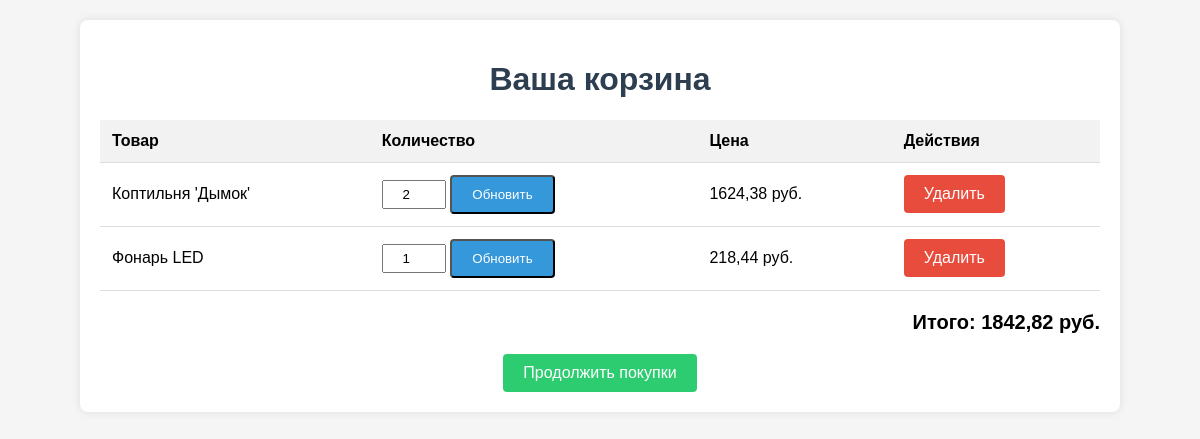
Page /picnic_shop/cart/ (signed in) on the committed database.
### picnic_shop/models.py (models this page shows, shortened)
class CartItem(models.Model):
    cart = models.ForeignKey(
        Cart,
        on_delete=models.CASCADE,
        related_name="cart_items",
        verbose_name="Корзина"
    )
    product = models.ForeignKey(
        Product,
        on_delete=models.CASCADE,
        verbose_name="Товар"
    )
    quantity = models.PositiveIntegerField(
        default=1,
        verbose_name="Количество"
    )
    def item_price(self):
        return self.product.price * self.quantity
    class Meta:
        verbose_name = "Элемент корзины"
        verbose_name_plural = "Элементы корзины"

class Product(models.Model):
    name = models.CharField(max_length=200, verbose_name="Название")
    description = models.TextField(verbose_name="Описание")
    image = models.ImageField(upload_to="products/", verbose_name="Фото товара")
    price = models.DecimalField(
        max_digits=10,
        decimal_places=2,
        validators=[MinValueValidator(0)],
        verbose_name="Цена"
    )
    stock = models.IntegerField(
        validators=[MinValueValidator(0)],
        verbose_name="Количество на складе"
    )
    category = models.ForeignKey(
        Category,
        on_delete=models.CASCADE,
        verbose_name="Категория"
    )
    manufacturer = models.ForeignKey(
        Manufacturer,
        on_delete=models.CASCADE,
        verbose_name="Производитель"
    )
    class Meta:
        verbose_name = "Товар"
        verbose_name_plural = "Товары"

### picnic_shop/views.py (the view)
# urls.py: path('cart/', views.cart_view, name='cart_view'),
@login_required
def cart_view(request):
    cart = get_object_or_404(Cart, user=request.user)
    cart_items = cart.cart_items.all()
    total_price = sum(item.item_price() for item in cart_items)
    return render(request, 'shop/cart.html', {
        'cart_items': cart_items,
        'total_price': total_price,
    })

### picnic_shop/templates/shop/cart.html (shortened to what this page needs)
<!DOCTYPE html>
<html>
<head>
</head>
<body>
    <div class="container">
        <h1>Ваша корзина</h1>
        {% if cart_items %}
            <table>
                <thead>
                    <tr>
                        <th>Товар</th>
                        <th>Количество</th>
                        <th>Цена</th>
                        <th>Действия</th>
                    </tr>
                </thead>
                <tbody>
                    {% for item in cart_items %}
                        <tr>
                            <td>{{ item.product.name }}</td>
                            <td>
                                <form method="post" action="{% url 'update_cart' item.id %}">
                                    <input type="number" name="quantity" value="{{ item.quantity }}" min="1" class="quantity-input">
                                    <button type="submit" class="btn">Обновить</button>
                                </form>
                            </td>
                            <td>{{ item.item_price }} руб.</td>
                            <td>
                                <a href="{% url 'remove_from_cart' item.id %}" class="btn btn-danger">Удалить</a>
                            </td>
                        </tr>
                    {% endfor %}
                </tbody>
            </table>
            <div class="total">
                Итого: {{ total_price }} руб.
            </div>
        {% else %}
            <div class="empty-cart">
                Ваша корзина пуста
            </div>
        {% endif %}
        <div style="text-align: center;">
            <a href="{% url 'product_list' %}" class="btn continue-btn">Продолжить покупки</a>
        </div>
    </div>
</body>
</html>

### picnic_shop/templates/shop/cart.html (style rules this page uses)
body { font-family: Arial, sans-serif; margin: 0; padding: 20px; background-color: #f5f5f5; }
.container { max-width: 1000px; margin: 0 auto; background: white; padding: 20px; border-radius: 8px; box-shadow: 0 0 10px rgba(0,0,0,0.1); }
h1 { color: #2c3e50; text-align: center; }
table { width: 100%; border-collapse: collapse; margin: 20px 0; }
th, td { padding: 12px; text-align: left; border-bottom: 1px solid #ddd; }
th { background-color: #f2f2f2; }
.quantity-input { width: 50px; padding: 5px; text-align: center; }
.total { font-size: 20px; font-weight: bold; text-align: right; margin: 20px 0; }
.btn { display: inline-block; padding: 10px 20px; background: #3498db; color: white; border-radius: 4px; text-decoration: none; }
.btn-danger { background: #e74c3c; }
.continue-btn { background: #2ecc71; }

### rows in the picture
CartItem: product.name "Коптильня 'Дымок'", quantity "2", item_price "1624,38"
CartItem: product.name "Фонарь LED", quantity "1", item_price "218,44"

### other values in the picture
{{ total_price }} "1842,82"
